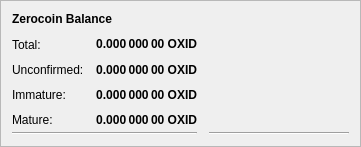
         <widget class="QFrame" name="frame_4"> <!-- REMOVED 1233-1489 -->
          <property name="geometry">
           <rect>
            <x>0</x>
            <y>0</y>
            <width>0</width> <!-- 400 -->
            <height>0</height> <!-- 171 -->
           </rect>
          </property>
          <property name="frameShape">
           <enum>QFrame::StyledPanel</enum>
          </property>
          <property name="frameShadow">
           <enum>QFrame::Raised</enum>
          </property>
          <layout class="QVBoxLayout" name="verticalLayout_7">
           <item>
            <layout class="QHBoxLayout" name="horizontalLayout_8" stretch="0">
             <item alignment="Qt::AlignBottom">
              <widget class="QLabel" name="label_5z_3">
               <property name="maximumSize">
                <size>
                 <width>16777215</width>
                 <height>20</height>
                </size>
               </property>
               <property name="font">
                <font>
                 <weight>75</weight>
                 <bold>true</bold>
                </font>
               </property>
               <property name="text">
                <string>Zerocoin Balance</string>
               </property>
              </widget>
             </item>
            </layout>
           </item>
           <item>
            <layout class="QGridLayout" name="gridLayout_5" rowminimumheight="0,25,25,25,25,0">
             <property name="horizontalSpacing">
              <number>12</number>
             </property>
             <property name="verticalSpacing">
              <number>0</number>
             </property>
             <item row="4" column="0">
              <widget class="QLabel" name="labelzBalanceMatureText">
               <property name="toolTip">
                <string>Mature: more than 20 confirmation and more than 3 mints of the same denomination after it was minted.
These zOXID are spendable.</string>
               </property>
               <property name="text">
                <string>Mature:</string>
               </property>
              </widget>
             </item>
             <item row="5" column="0" colspan="2">
              <widget class="Line" name="lineSpendableBalance_5">
               <property name="orientation">
                <enum>Qt::Horizontal</enum>
               </property>
              </widget>
             </item>
             <item row="1" column="1">
              <widget class="QLabel" name="labelzBalance">
               <property name="font">
                <font>
                 <weight>75</weight>
                 <bold>true</bold>
                </font>
               </property>
               <property name="cursor">
                <cursorShape>IBeamCursor</cursorShape>
               </property>
               <property name="toolTip">
                <string>All available zOXID, unconfirmed and immature zOXID included.</string>
               </property>
               <property name="text">
                <string notr="true">0.000 000 00 OXID</string>
               </property>
               <property name="alignment">
                <set>Qt::AlignRight|Qt::AlignTrailing|Qt::AlignVCenter</set>
               </property>
               <property name="textInteractionFlags">
                <set>Qt::LinksAccessibleByMouse|Qt::TextSelectableByKeyboard|Qt::TextSelectableByMouse</set>
               </property>
              </widget>
             </item>
             <item row="5" column="2">
              <widget class="Line" name="lineWatchBalance_5">
               <property name="sizePolicy">
                <sizepolicy hsizetype="Preferred" vsizetype="Fixed">
                 <horstretch>0</horstretch>
                 <verstretch>0</verstretch>
                </sizepolicy>
               </property>
               <property name="minimumSize">
                <size>
                 <width>140</width>
                 <height>0</height>
                </size>
               </property>
               <property name="orientation">
                <enum>Qt::Horizontal</enum>
               </property>
              </widget>
             </item>
             <item row="1" column="0">
              <widget class="QLabel" name="labelzBalanceText">
               <property name="toolTip">
                <string>All available zOXID, unconfirmed and immature zOXID included.</string>
               </property>
               <property name="text">
                <string>Total:</string>
               </property>
              </widget>
             </item>
             <item row="1" column="2">
              <spacer name="horizontalSpacer_8">
               <property name="orientation">
                <enum>Qt::Horizontal</enum>
               </property>
               <property name="sizeHint" stdset="0">
                <size>
                 <width>40</width>
                 <height>20</height>
                </size>
               </property>
              </spacer>
             </item>
             <item row="4" column="2">
              <spacer name="horizontalSpacer_4">
               <property name="orientation">
                <enum>Qt::Horizontal</enum>
               </property>
               <property name="sizeHint" stdset="0">
                <size>
                 <width>40</width>
                 <height>20</height>
                </size>
               </property>
              </spacer>
             </item>
             <item row="4" column="1">
              <widget class="QLabel" name="labelzBalanceMature">
               <property name="font">
                <font>
                 <weight>75</weight>
                 <bold>true</bold>
                </font>
               </property>
               <property name="toolTip">
                <string>Mature: more than 20 confirmation and more than 3 mints of the same denomination after it was minted.
These zOXID are spendable.</string>
               </property>
               <property name="text">
                <string>0.000 000 00 OXID</string>
               </property>
               <property name="alignment">
                <set>Qt::AlignRight|Qt::AlignTrailing|Qt::AlignVCenter</set>
               </property>
              </widget>
             </item>
             <item row="2" column="0">
              <widget class="QLabel" name="labelzBalanceUnconfirmedText">
               <property name="toolTip">
                <string>Unconfirmed: less than 20 confirmations
Immature: confirmed, but less than 3 mints of the same denomination after it was minted</string>
               </property>
               <property name="text">
                <string>Unconfirmed:</string>
               </property>
              </widget>
             </item>
             <item row="2" column="1">
              <widget class="QLabel" name="labelzBalanceUnconfirmed">
               <property name="font">
                <font>
                 <weight>75</weight>
                 <bold>true</bold>
                </font>
               </property>
               <property name="toolTip">
                <string>Unconfirmed: less than 20 confirmations
Immature: confirmed, but less than 3 mints of the same denomination after it was minted</string>
               </property>
               <property name="text">
                <string>0.000 000 00 OXID</string>
               </property>
               <property name="alignment">
                <set>Qt::AlignRight|Qt::AlignTrailing|Qt::AlignVCenter</set>
               </property>
              </widget>
             </item>
             <item row="2" column="2">
              <spacer name="horizontalSpacer_5">
               <property name="orientation">
                <enum>Qt::Horizontal</enum>
               </property>
               <property name="sizeHint" stdset="0">
                <size>
                 <width>40</width>
                 <height>20</height>
                </size>
               </property>
              </spacer>
             </item>
             <item row="3" column="0">
              <widget class="QLabel" name="labelzBalanceImmatureText">
               <property name="toolTip">
                <string>Unconfirmed: less than 20 confirmations
Immature: confirmed, but less than 3 mints of the same denomination after it was minted</string>
               </property>
               <property name="text">
                <string>Immature:</string>
               </property>
              </widget>
             </item>
             <item row="3" column="1">
              <widget class="QLabel" name="labelzBalanceImmature">
               <property name="font">
                <font>
                 <weight>75</weight>
                 <bold>true</bold>
                </font>
               </property>
               <property name="toolTip">
                <string>Unconfirmed: less than 20 confirmations
Immature: confirmed, but less than 3 mints of the same denomination after it was minted</string>
               </property>
               <property name="text">
                <string>0.000 000 00 OXID</string>
               </property>
               <property name="alignment">
                <set>Qt::AlignRight|Qt::AlignTrailing|Qt::AlignVCenter</set>
               </property>
              </widget>
             </item>
             <item row="3" column="2">
              <spacer name="horizontalSpacer_7">
               <property name="orientation">
                <enum>Qt::Horizontal</enum>
               </property>
               <property name="sizeHint" stdset="0">
                <size>
                 <width>40</width>
                 <height>20</height>
                </size>
               </property>
              </spacer>
             </item>
            </layout>
           </item>
          </layout>
         </widget>
